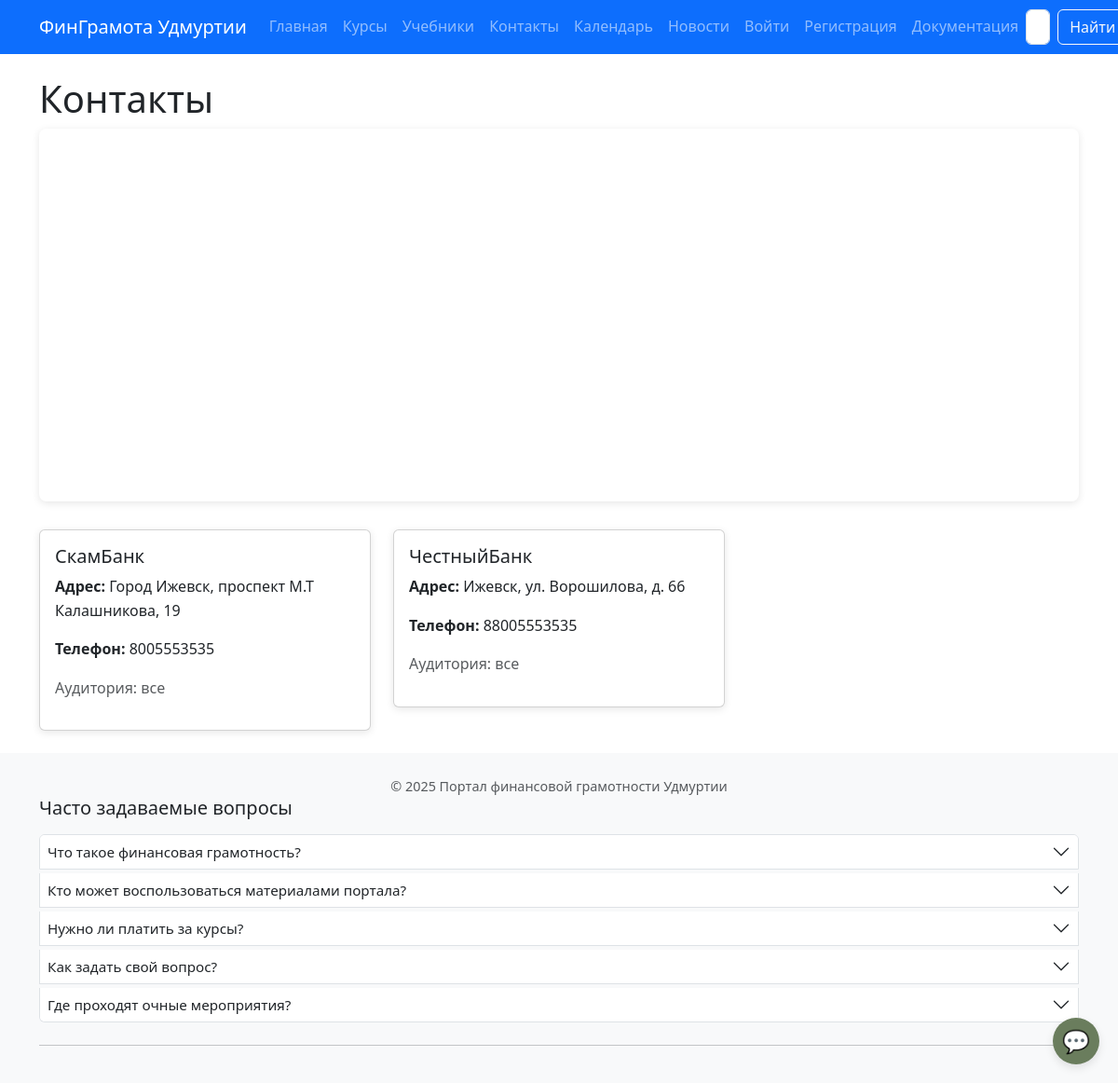
Before: /contacts/ with the older database file.
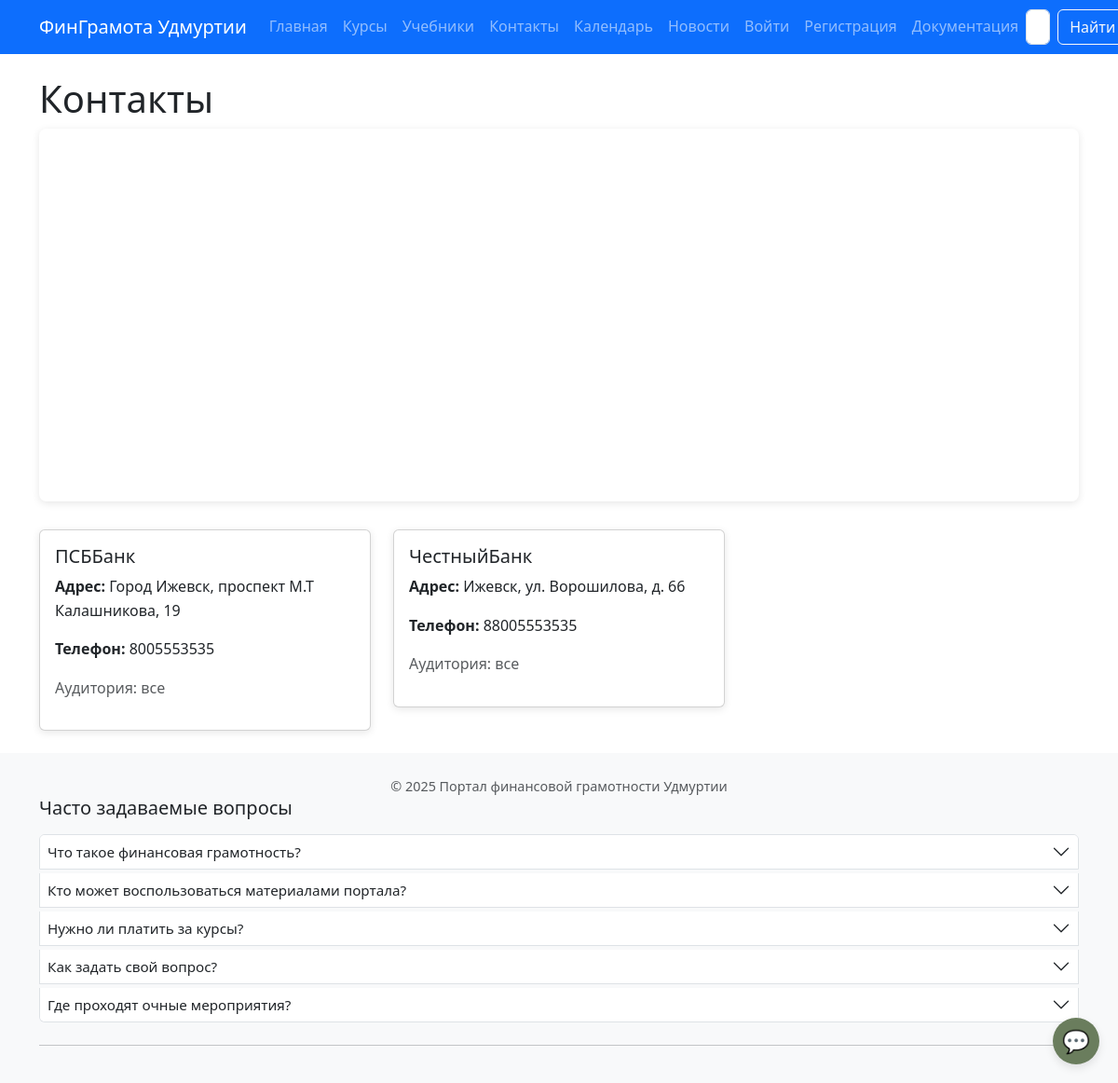
After: the same page with the newer database file.
### core/models.py (models this page shows, shortened)
class Contact(models.Model):
    name = models.CharField(max_length=200)
    address = models.TextField()
    latitude = models.CharField(max_length=20, null=True, blank=True)
    longitude = models.CharField(max_length=20, null=True, blank=True)
    phone = models.CharField(max_length=50)
    email = models.EmailField(blank=True)
    audience = models.CharField(max_length=50, choices=AUDIENCE_CHOICES, default='все')

### core/views.py (the view)
# urls.py: path('contacts/', views.contacts_view, name='contacts'),
def contacts_view(request):
    contacts = Contact.objects.exclude(latitude__isnull=True).exclude(longitude__isnull=True)
    return render(request, 'core/contacts.html', {'contacts': contacts})

### templates/core/contacts.html (shortened to what this page needs)
{% extends 'base.html' %}
{% block content %}
<h1>Контакты</h1>
{% if contacts %}
<div id="map-contacts" style="width: 100%; height: 400px; margin-bottom: 30px; border-radius: 8px; box-shadow: 0 2px 8px rgba(0,0,0,0.1);"></div>
{% endif %}
<div class="row">
    {% for contact in contacts %}
        <div class="col-12 col-md-6 col-lg-4 mb-4">
            <div class="card">
                <div class="card-body">
                    <h5 class="card-title">{{ contact.name }}</h5>
                    <p><strong>Адрес:</strong> {{ contact.address }}</p>
                    <p><strong>Телефон:</strong> {{ contact.phone }}</p>
                    <p class="text-muted">Аудитория: {{ contact.audience }}</p>
                </div>
            </div>
        </div>
    {% endfor %}
</div>
{% endblock %}

Changed rows visible on the page:
changed Contact "Город Ижевск, проспект М.Т Калашникова, 19": name "СкамБанк" → "ПСББанк"
